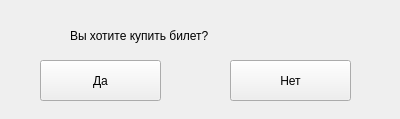
<?xml version="1.0" encoding="UTF-8"?>
<ui version="4.0">
 <class>Form</class>
 <widget class="QWidget" name="Form">
  <property name="geometry">
   <rect>
    <x>0</x>
    <y>0</y>
    <width>400</width>
    <height>119</height>
   </rect>
  </property>
  <property name="windowTitle">
   <string>Form</string>
  </property>
  <widget class="QPushButton" name="yes">
   <property name="geometry">
    <rect>
     <x>40</x>
     <y>60</y>
     <width>121</width>
     <height>41</height>
    </rect>
   </property>
   <property name="text">
    <string>Да</string>
   </property>
  </widget>
  <widget class="QLabel" name="label">
   <property name="geometry">
    <rect>
     <x>70</x>
     <y>10</y>
     <width>281</width>
     <height>51</height>
    </rect>
   </property>
   <property name="styleSheet">
    <string notr="true">font: 14pt &quot;MS Shell Dlg 2&quot;;</string>
   </property>
   <property name="text">
    <string>Вы хотите купить билет?</string>
   </property>
  </widget>
  <widget class="QPushButton" name="pushButton">
   <property name="geometry">
    <rect>
     <x>230</x>
     <y>60</y>
     <width>121</width>
     <height>41</height>
    </rect>
   </property>
   <property name="text">
    <string>Нет</string>
   </property>
  </widget>
 </widget>
 <resources/>
 <connections/>
</ui>
